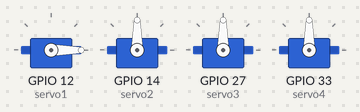
Bench run of a sketch on a simulated ESP32. Parts: 4 × servo. What the sketch prints to the serial monitor is not drawn.

Above: at 0.05 s.
Timing chart, 0 to 4.6 s (numbered marks = the images above):
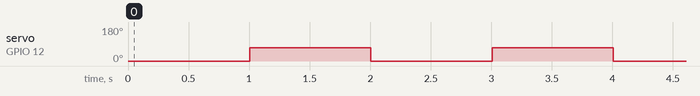

Measured:
- by itself, servo on GPIO 12 (servo1): alternates 70° for 1.0 s and 0° for 1.0 s

The sketch:

ServoSpining_copy_20240629151327.ino
```cpp
#include <ESP32Servo.h>

Servo servo1;  // Створюємо об'єкт Servo для керування сервомотором на піні 12
Servo servo2;  // Створюємо об'єкт Servo для керування сервомотором на піні 14
Servo servo3;  // Створюємо об'єкт Servo для керування сервомотором на піні 27
Servo servo4;  // Створюємо об'єкт Servo для керування сервомотором на піні 26

bool isServo1;
bool isServo2;
bool isServo3;
bool isServo4;

void setup() {
  servo1.attach(12);  // Приєднуємо сервомотор до піна 12
  servo2.attach(14);  // Приєднуємо сервомотор до піна 14
  servo3.attach(27);  // Приєднуємо сервомотор до піна 27
  servo4.attach(33);  // Приєднуємо сервомотор до піна 26
  Serial.begin(115200);
}

void loop() {
  if (isServo1){
    servo1.write(90);
    Serial.println("90 Градусів");
  }
  else {
    servo1.write(0);
     Serial.println("0 Градусів");
  }
  isServo1=!isServo1;

if (isServo2){
    servo1.write(100);
    Serial.println("100 Градусів");
  }
  else {
    servo1.write(0);
     Serial.println("0 Градусів");
  }
  isServo2=!isServo2;

  if (isServo3){
    servo1.write(110);
    Serial.println("110 Градусів");
  }
  else {
    servo1.write(0);
     Serial.println("0 Градусів");
  }
  isServo3=!isServo3;

  if (isServo4){
    servo1.write(70);
    Serial.println("70 Градусів");
  }
  else {
    servo1.write(0);
     Serial.println("0 Градусів");
  }
  isServo4=!isServo4;

  delay(1000);  // Затримка 1 секунда (1000 мілісекунд)
}
```
